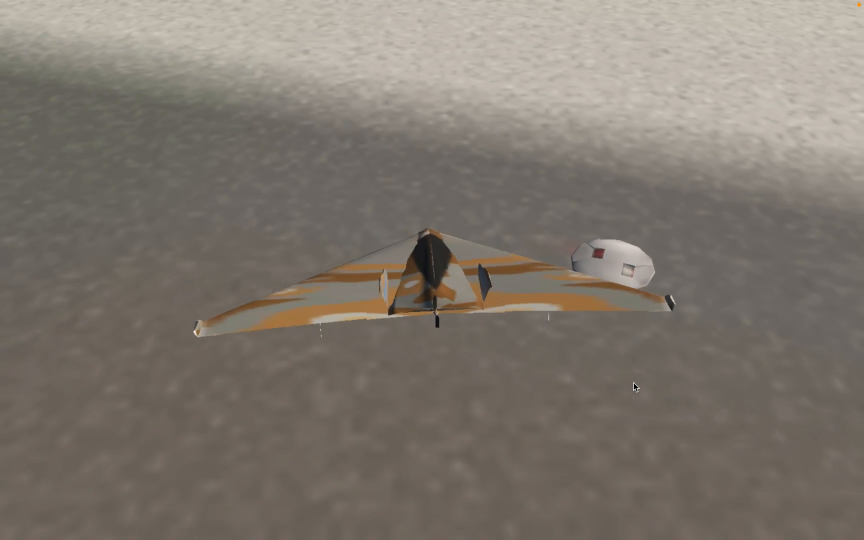
#> input picture frame 32 of 02_17 April 2026/auto_takeoff.mp4, 1728 x 1080 px, given in place of the camera (shown at 1/2 size)
$ python app_imshow.py
#> lines starting #> are read from the running program, lines starting #| are printed output that depends on the picture
import cv2
import numpy as np
import time
import subprocess

cap = cv2.VideoCapture(0, cv2.CAP_AVFOUNDATION)

if not cap.isOpened():
    print("Error: kamera tidak ditemukan")
    exit()

width  = int(cap.get(cv2.CAP_PROP_FRAME_WIDTH))  // 2
height = int(cap.get(cv2.CAP_PROP_FRAME_HEIGHT)) // 2
fps    = cap.get(cv2.CAP_PROP_FPS) or 30.0

print(f"Resolusi: {width}x{height} @ {fps:.0f} FPS")
print("Tekan 'r' untuk mulai/stop rekam | 's' untuk screenshot | 'q' untuk keluar")

ffmpeg_proc = None
recording   = False

HIST_W, HIST_H = 512, 200
CHANNELS = [(0, (255, 80,  80),  "B"),
            (1, (80,  200, 80),  "G"),
            (2, (80,  80,  255), "R")]

def draw_stat_histogram(frame):
    img = np.zeros((HIST_H, HIST_W, 3), dtype=np.uint8)
    for ch, color, label in CHANNELS:
        hist = cv2.calcHist([frame], [ch], None, [256], [0, 256])
        cv2.normalize(hist, hist, 0, HIST_H - 30, cv2.NORM_MINMAX)
        for x in range(256):
            h = int(hist[x])
            x0 = x * HIST_W // 256
            x1 = (x + 1) * HIST_W // 256
            cv2.rectangle(img, (x0, HIST_H - h), (x1, HIST_H),
                          [c // 3 for c in color], -1)

        mean, std = cv2.meanStdDev(frame[:, :, ch])
        m, s = mean[0, 0], std[0, 0]
        mx  = int(m * HIST_W / 256)
        sx0 = int(max(0, m - s) * HIST_W / 256)
        sx1 = int(min(255, m + s) * HIST_W / 256)

        # Rentang mean ± std
        cv2.rectangle(img, (sx0, 0), (sx1, HIST_H - 30),
                      [c // 5 for c in color], -1)
        # Garis mean
        cv2.line(img, (mx, 0), (mx, HIST_H - 30), color, 2)
        # Label
        cv2.putText(img, f"{label} u={m:.0f} s={s:.0f}",
                    (sx0 + 2, HIST_H - 30 + 14 + CHANNELS.index((ch, color, label)) * 14),
                    cv2.FONT_HERSHEY_SIMPLEX, 0.4, color, 1)

    return img

while True:
    ret, frame = cap.read()
#> frame is the input picture: shape (1080, 1728, 3); mean B, G, R 109.9, 118.8, 126.4
    if not ret:
        print("Error: gagal membaca frame dari kamera")
        break

    frame = cv2.resize(frame, (width, height))
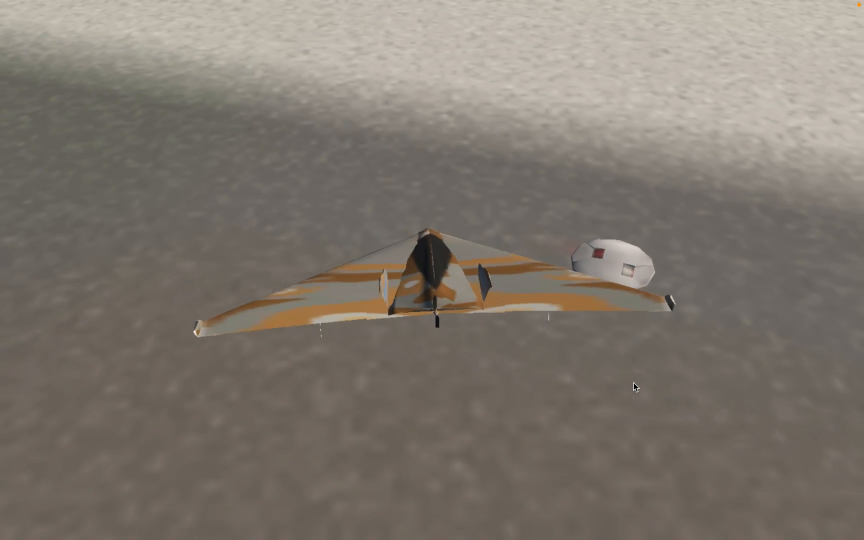
#> frame: shape (540, 864, 3); mean B, G, R 110, 118.9, 126.5

    if recording and ffmpeg_proc is not None:
        ffmpeg_proc.stdin.write(frame.tobytes())

    display = frame.copy()

    cv2.imshow("Statistik BGR", draw_stat_histogram(frame))
#> the loop in draw_stat_histogram, `for ch, color, label in CHANNELS:` made 3 passes
#> (mean, std, m, s, mx, sx0, sx1) on passes 1 to 3: ([110], [32.52], 110, 32.52, 220, 154, 285), ([118.9], [32.99], 118.9, 32.99, 237, 171, 303), ([126.5], [32.73], 126.5, 32.73, 252, 187, 318)
#> after the loop in draw_stat_histogram, `for ch, color, label in CHANNELS:`:
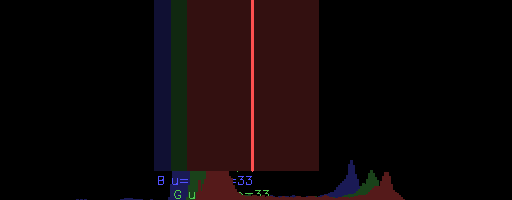
#> img: shape (200, 512, 3); mean B, G, R 7.6, 6.8, 15.4

    if recording:
        cv2.circle(display, (20, 20), 8, (0, 0, 255), -1)
        cv2.putText(display, "REC", (35, 27),
                    cv2.FONT_HERSHEY_SIMPLEX, 0.6, (0, 0, 255), 2)

    cv2.imshow("Kamera", display)

    key = cv2.waitKey(1) & 0xFF
#> (key q is pressed here)
    if key == ord('q'):
        break
    elif key == ord('s'):
        filename = f"screenshot_{int(time.time())}.png"
        cv2.imwrite(filename, frame)
        print(f"Screenshot disimpan: {filename}")
    elif key == ord('r'):
        if not recording:
            filename = f"rekaman_{int(time.time())}.mp4"
            try:
                ffmpeg_proc = subprocess.Popen(
                    [
                        "ffmpeg", "-y",
                        "-f", "rawvideo",
                        "-vcodec", "rawvideo",
                        "-pix_fmt", "bgr24",
                        "-s", f"{width}x{height}",
                        "-r", str(fps),
                        "-i", "pipe:0",
                        "-c:v", "libx264",
                        "-pix_fmt", "yuv420p",
                        "-preset", "fast",
                        filename,
                    ],
                    stdin=subprocess.PIPE,
                    stderr=subprocess.DEVNULL,
                )
                recording = True
                print(f"Rekaman dimulai: {filename}")
            except FileNotFoundError:
                print("Error: ffmpeg tidak ditemukan — install dengan 'brew install ffmpeg'")
        else:
            recording = False
            ffmpeg_proc.stdin.close()
            ffmpeg_proc.wait()
            ffmpeg_proc = None
            print("Rekaman dihentikan dan disimpan.")

if recording and ffmpeg_proc is not None:
    ffmpeg_proc.stdin.close()
    ffmpeg_proc.wait()

cap.release()
cv2.destroyAllWindows()

$ run again, starting later in the video
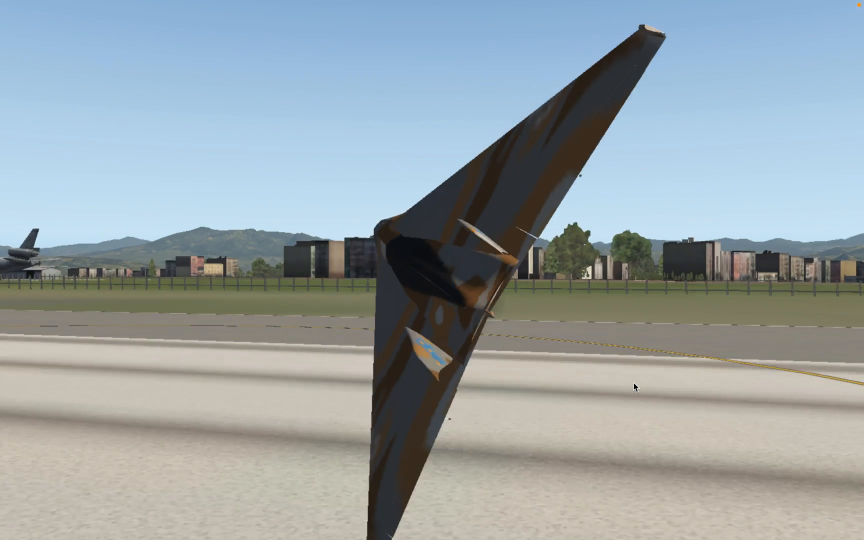
#> input picture frame 147 of 02_17 April 2026/auto_takeoff.mp4, 1728 x 1080 px, given in place of the camera (shown at 1/2 size)
#> frame is the input picture: shape (1080, 1728, 3); mean B, G, R 166.7, 162.7, 152.2
#> `frame = cv2.resize(frame, (width, height))`:
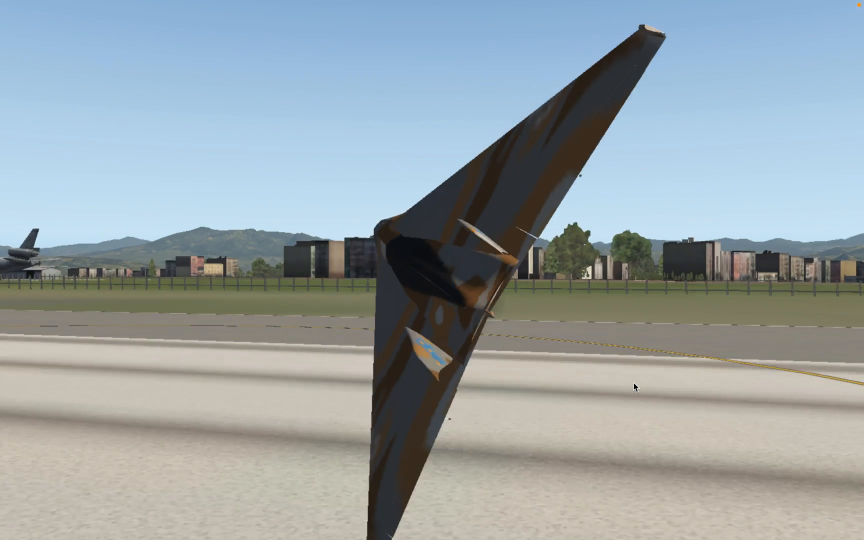
#> frame: shape (540, 864, 3); mean B, G, R 166.8, 162.8, 152.3
#> the loop in draw_stat_histogram, `for ch, color, label in CHANNELS:` made 3 passes
#> (mean, std, m, s, mx, sx0, sx1) on passes 1 to 3: ([166.8], [65.02], 166.8, 65.02, 333, 203, 463), ([162.8], [54], 162.8, 54, 325, 217, 433), ([152.3], [48.16], 152.3, 48.16, 304, 208, 401)
#> after the loop in draw_stat_histogram, `for ch, color, label in CHANNELS:`:
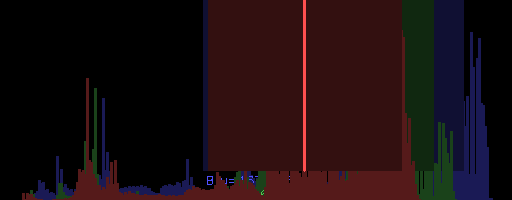
#> img: shape (200, 512, 3); mean B, G, R 15.7, 13, 27.7

$ run again, starting later in the video
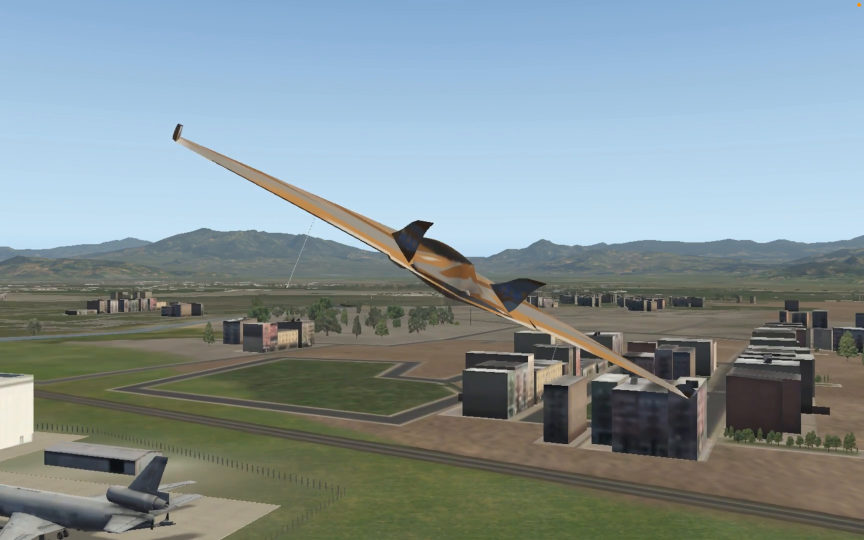
#> input picture frame 262 of 02_17 April 2026/auto_takeoff.mp4, 1728 x 1080 px, given in place of the camera (shown at 1/2 size)
#> frame is the input picture: shape (1080, 1728, 3); mean B, G, R 149.1, 146, 131.9
#> `frame = cv2.resize(frame, (width, height))`:
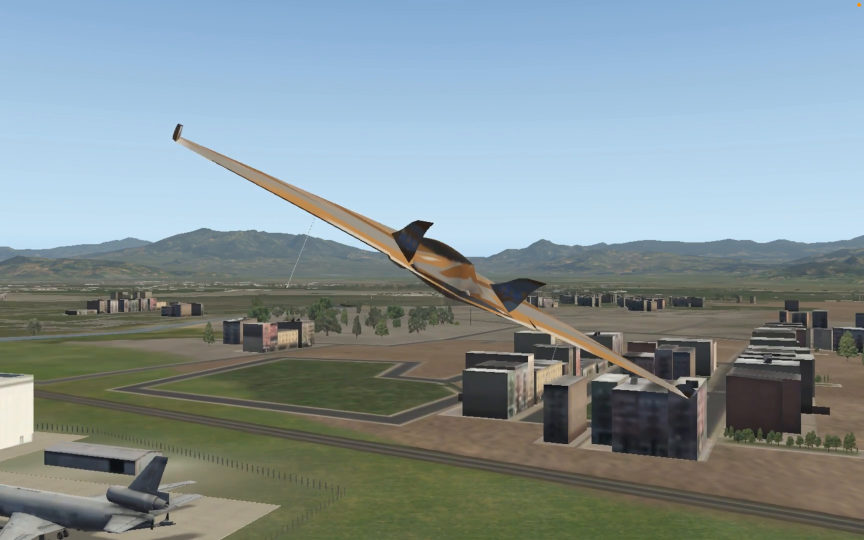
#> frame: shape (540, 864, 3); mean B, G, R 149.2, 146.1, 132
#> the loop in draw_stat_histogram, `for ch, color, label in CHANNELS:` made 3 passes
#> (mean, std, m, s, mx, sx0, sx1) on passes 1 to 3: ([149.2], [74.6], 149.2, 74.6, 298, 149, 447), ([146.1], [55.52], 146.1, 55.52, 292, 181, 403), ([132], [43.24], 132, 43.24, 264, 177, 350)
#> after the loop in draw_stat_histogram, `for ch, color, label in CHANNELS:`:
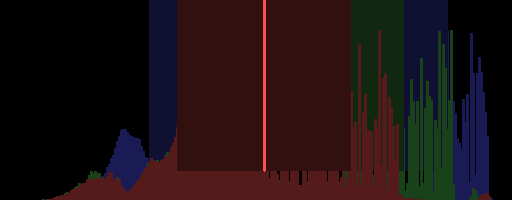
#> img: shape (200, 512, 3); mean B, G, R 19, 16.6, 31
